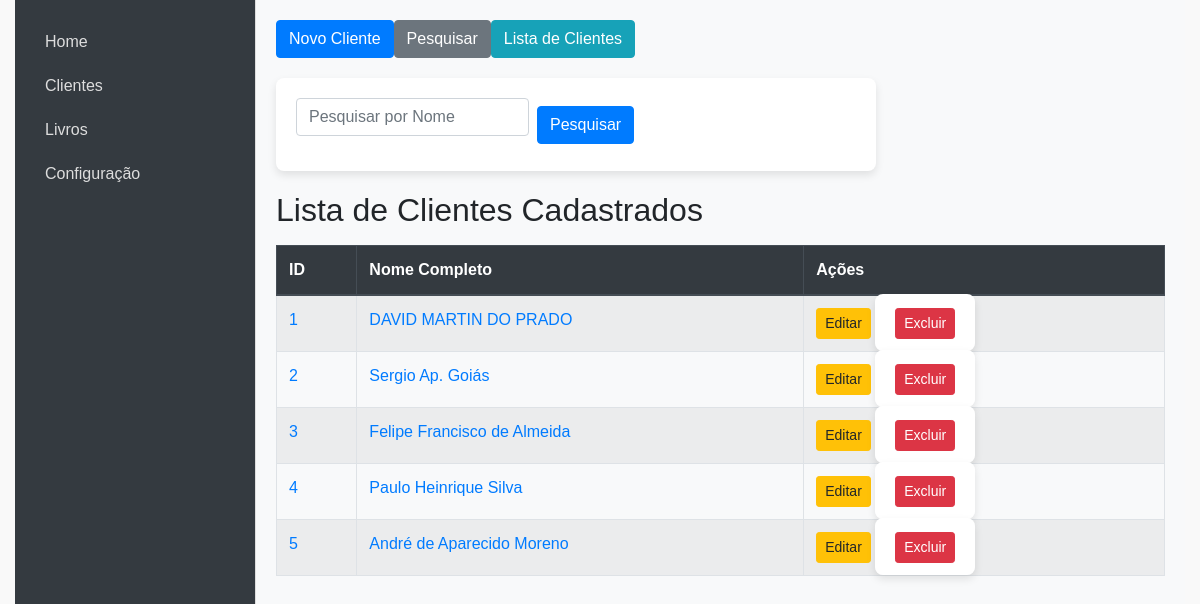
Screenshot of /clientes with the database file from the repository.
### models.py (models this page shows)
class Cliente(db.Model):
    id = db.Column(db.Integer, primary_key=True)
    nome_completo = db.Column(db.String(100), nullable=False)
    data_nascimento = db.Column(db.String(10), nullable=False)
    identidade = db.Column(db.String(50), nullable=False)
    telefone = db.Column(db.String(20), nullable=False)  # Coluna telefone
    rua = db.Column(db.String(100), nullable=False)  # Coluna rua
    bairro = db.Column(db.String(100), nullable=False)  # Coluna bairro
    cidade = db.Column(db.String(50), nullable=False)
    profissao = db.Column(db.String(50), nullable=False)
    escolaridade = db.Column(db.String(50), nullable=False)
    data_cadastro = db.Column(db.DateTime, default=datetime.utcnow)

### app.py (the view)
@app.route('/clientes', methods=['GET', 'POST'])
def clientes():
    if request.method == 'POST':
        nome_completo = request.form['nome_completo']
        data_nascimento = request.form['data_nascimento']
        identidade = request.form['identidade']
        telefone = request.form['telefone']
        rua = request.form['rua']
        bairro = request.form['bairro']
        cidade = request.form['cidade']
        profissao = request.form['profissao']
        escolaridade = request.form['escolaridade']
        novo_cliente = Cliente(
            nome_completo=nome_completo,
            data_nascimento=data_nascimento,
            identidade=identidade,
            telefone=telefone,
            rua=rua,
            bairro=bairro,
            cidade=cidade,
            profissao=profissao,
            escolaridade=escolaridade
        )
        try:
            db.session.add(novo_cliente)
            db.session.commit()
            flash('Cliente cadastrado com sucesso!')
            return redirect(url_for('clientes'))
        except Exception as e:
            db.session.rollback()
            flash(f'Erro ao cadastrar cliente: {str(e)}')
            return redirect(url_for('clientes'))
    else:
        nome = request.args.get('nome', '')
        if nome:
            clientes = Cliente.query.filter(Cliente.nome_completo.ilike(f'%{nome}%')).all()
        else:
            clientes = Cliente.query.all()
    return render_template('clientes.html', clientes=clientes, filter_name=nome)

### templates/clientes.html (shortened to what this page needs)
{% extends "index.html" %}
{% block content %}
    <div class="top-menu mb-3 d-flex gap-2">
        <button class="btn btn-primary" onclick="window.location.href='{{ url_for('novo_cliente') }}'">Novo Cliente</button>
        <button id="showPesquisarButton" class="btn btn-secondary" onclick="togglePesquisar()">Pesquisar</button>
        <button class="btn btn-info" onclick="window.location.href='{{ url_for('clientes') }}'">Lista de Clientes</button>
    </div>
    <div id="pesquisarForm" class="hidden mb-3">
        <form action="{{ url_for('clientes') }}" method="GET" class="form-inline">
            <input type="text" class="form-control mr-2" name="nome" placeholder="Pesquisar por Nome" value="{{ request.args.get('nome', '') }}">
            <button type="submit" class="btn btn-primary">Pesquisar</button>
        </form>
    </div>
    <h2>Lista de Clientes Cadastrados</h2>
    <table class="table table-striped table-bordered mt-3">
        <thead class="thead-dark">
            <tr>
                <th>ID</th>
                <th>Nome Completo</th>
                <th>Ações</th>
            </tr>
        </thead>
        <tbody>
            {% for cliente in clientes %}
            <tr>
                <td><a href="{{ url_for('visualizar_cliente', id=cliente.id) }}" target="_blank">{{ cliente.id }}</a></td>
                <td><a href="{{ url_for('visualizar_cliente', id=cliente.id) }}" target="_blank">{{ cliente.nome_completo }}</a></td>
                <td>
                    <a href="{{ url_for('editar_cliente', id=cliente.id) }}" class="btn btn-sm btn-warning">Editar</a>
                    <form action="{{ url_for('deletar_cliente', id=cliente.id) }}" method="POST" style="display:inline;">
                        <button type="submit" class="btn btn-sm btn-danger" onclick="return confirmarExclusao()">Excluir</button>
                    </form>
                </td>
            </tr>
            {% endfor %}
        </tbody>
    </table>
{% endblock %}

### static/style.css (style rules this page uses)
* { margin: 0; padding: 0; box-sizing: border-box; }
body { font-family: Arial, sans-serif; background-color: #f9f9f9; height: 100vh; display: flex; }
form { margin: 20px 0; display: flex; flex-direction: column; width: 100%; max-width: 600px; background-color: #fff; padding: 20px; border-radius: 8px; box-shadow: 0 4px 8px rgba(0, 0, 0, 0.1); }
form input, form select { margin-bottom: 15px; padding: 10px; font-size: 14px; border: 1px solid #ddd; border-radius: 4px; width: 100%; }
form button { padding: 10px; background-color: #333; color: #fff; border: none; border-radius: 4px; font-size: 16px; cursor: pointer; }
table { width: 100%; border-collapse: collapse; margin-top: 20px; }
table th, table td { border: 1px solid #ddd; padding: 10px; text-align: left; }
table th { background-color: #f4f4f4; color: #333; }

### rows the page displays
Cliente: id "1", nome_completo "DAVID MARTIN DO PRADO"
Cliente: id "2", nome_completo "Sergio Ap. Goiás"
Cliente: id "3", nome_completo "Felipe Francisco de Almeida"
Cliente: id "4", nome_completo "Paulo Heinrique Silva"
Cliente: id "5", nome_completo "André de Aparecido Moreno"
